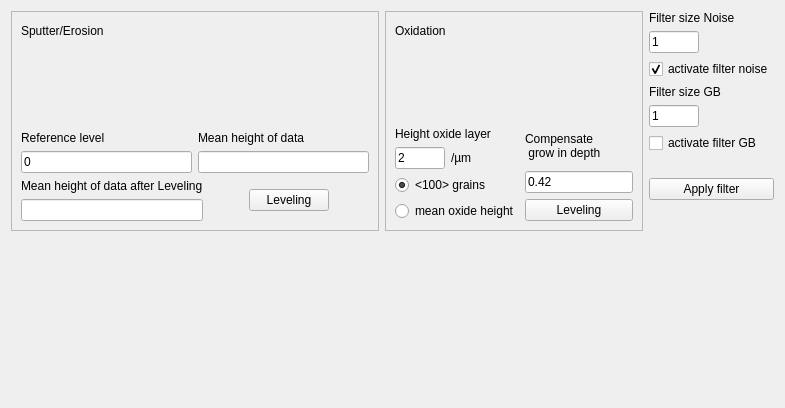
          <widget class="QWidget" name="tab_6">
           <attribute name="title">
            <string>Leveling/Filter</string>
           </attribute>
           <layout class="QVBoxLayout" name="verticalLayout_49">
            <item>
             <layout class="QHBoxLayout" name="horizontalLayout_50">
              <item>
               <layout class="QVBoxLayout" name="verticalLayout_46">
                <item>
                 <widget class="QFrame" name="frame_4">
                  <property name="minimumSize">
                   <size>
                    <width>0</width>
                    <height>220</height>
                   </size>
                  </property>
                  <property name="maximumSize">
                   <size>
                    <width>16777215</width>
                    <height>220</height>
                   </size>
                  </property>
                  <property name="styleSheet">
                   <string notr="true"/>
                  </property>
                  <property name="frameShape">
                   <enum>QFrame::StyledPanel</enum>
                  </property>
                  <property name="frameShadow">
                   <enum>QFrame::Raised</enum>
                  </property>
                  <layout class="QVBoxLayout" name="verticalLayout_19">
                   <item>
                    <layout class="QHBoxLayout" name="horizontalLayout_34">
                     <item>
                      <widget class="QLabel" name="label_39">
                       <property name="text">
                        <string>Sputter/Erosion</string>
                       </property>
                      </widget>
                     </item>
                     <item>
                      <spacer name="horizontalSpacer_18">
                       <property name="orientation">
                        <enum>Qt::Horizontal</enum>
                       </property>
                       <property name="sizeHint" stdset="0">
                        <size>
                         <width>40</width>
                         <height>20</height>
                        </size>
                       </property>
                      </spacer>
                     </item>
                    </layout>
                   </item>
                   <item>
                    <spacer name="verticalSpacer_5">
                     <property name="orientation">
                      <enum>Qt::Vertical</enum>
                     </property>
                     <property name="sizeHint" stdset="0">
                      <size>
                       <width>20</width>
                       <height>40</height>
                      </size>
                     </property>
                    </spacer>
                   </item>
                   <item>
                    <layout class="QVBoxLayout" name="verticalLayout_18">
                     <item>
                      <layout class="QHBoxLayout" name="horizontalLayout_35">
                       <item>
                        <layout class="QVBoxLayout" name="verticalLayout_17">
                         <item>
                          <widget class="QLabel" name="label_29">
                           <property name="text">
                            <string>Reference level</string>
                           </property>
                          </widget>
                         </item>
                         <item>
                          <widget class="QLineEdit" name="evaluateRefereceLevelLineEdit">
                           <property name="text">
                            <string>0</string>
                           </property>
                          </widget>
                         </item>
                        </layout>
                       </item>
                       <item>
                        <layout class="QVBoxLayout" name="verticalLayout_16">
                         <item>
                          <widget class="QLabel" name="label_30">
                           <property name="text">
                            <string>Mean height of data</string>
                           </property>
                          </widget>
                         </item>
                         <item>
                          <widget class="QLineEdit" name="evaluateMeanEroisionlineEdit">
                           <property name="acceptDrops">
                            <bool>true</bool>
                           </property>
                           <property name="readOnly">
                            <bool>true</bool>
                           </property>
                          </widget>
                         </item>
                        </layout>
                       </item>
                      </layout>
                     </item>
                     <item>
                      <layout class="QHBoxLayout" name="horizontalLayout_29">
                       <item>
                        <layout class="QVBoxLayout" name="verticalLayout_65">
                         <item>
                          <widget class="QLabel" name="label_89">
                           <property name="text">
                            <string>Mean height of data after Leveling</string>
                           </property>
                          </widget>
                         </item>
                         <item>
                          <widget class="QLineEdit" name="lineEditAfterLeveling">
                           <property name="readOnly">
                            <bool>true</bool>
                           </property>
                          </widget>
                         </item>
                        </layout>
                       </item>
                       <item>
                        <layout class="QHBoxLayout" name="horizontalLayout_96">
                         <property name="spacing">
                          <number>5</number>
                         </property>
                         <property name="sizeConstraint">
                          <enum>QLayout::SetDefaultConstraint</enum>
                         </property>
                         <property name="leftMargin">
                          <number>0</number>
                         </property>
                         <property name="topMargin">
                          <number>0</number>
                         </property>
                         <property name="rightMargin">
                          <number>0</number>
                         </property>
                         <property name="bottomMargin">
                          <number>0</number>
                         </property>
                         <item>
                          <spacer name="horizontalSpacer_19">
                           <property name="orientation">
                            <enum>Qt::Horizontal</enum>
                           </property>
                           <property name="sizeHint" stdset="0">
                            <size>
                             <width>40</width>
                             <height>20</height>
                            </size>
                           </property>
                          </spacer>
                         </item>
                         <item>
                          <widget class="QPushButton" name="evaluateLevelDataButton">
                           <property name="text">
                            <string>Leveling</string>
                           </property>
                          </widget>
                         </item>
                         <item>
                          <spacer name="horizontalSpacer_20">
                           <property name="orientation">
                            <enum>Qt::Horizontal</enum>
                           </property>
                           <property name="sizeHint" stdset="0">
                            <size>
                             <width>40</width>
                             <height>20</height>
                            </size>
                           </property>
                          </spacer>
                         </item>
                        </layout>
                       </item>
                      </layout>
                     </item>
                    </layout>
                   </item>
                  </layout>
                 </widget>
                </item>
                <item>
                 <spacer name="verticalSpacer_2">
                  <property name="orientation">
                   <enum>Qt::Vertical</enum>
                  </property>
                  <property name="sizeHint" stdset="0">
                   <size>
                    <width>20</width>
                    <height>40</height>
                   </size>
                  </property>
                 </spacer>
                </item>
               </layout>
              </item>
              <item>
               <layout class="QVBoxLayout" name="verticalLayout_48">
                <item>
                 <widget class="QFrame" name="frame_17">
                  <property name="minimumSize">
                   <size>
                    <width>0</width>
                    <height>220</height>
                   </size>
                  </property>
                  <property name="maximumSize">
                   <size>
                    <width>16777215</width>
                    <height>220</height>
                   </size>
                  </property>
                  <property name="frameShape">
                   <enum>QFrame::StyledPanel</enum>
                  </property>
                  <property name="frameShadow">
                   <enum>QFrame::Raised</enum>
                  </property>
                  <layout class="QVBoxLayout" name="verticalLayout_44">
                   <item>
                    <layout class="QHBoxLayout" name="horizontalLayout_47">
                     <item>
                      <widget class="QLabel" name="label_58">
                       <property name="text">
                        <string>Oxidation</string>
                       </property>
                      </widget>
                     </item>
                     <item>
                      <spacer name="horizontalSpacer_56">
                       <property name="orientation">
                        <enum>Qt::Horizontal</enum>
                       </property>
                       <property name="sizeHint" stdset="0">
                        <size>
                         <width>40</width>
                         <height>20</height>
                        </size>
                       </property>
                      </spacer>
                     </item>
                    </layout>
                   </item>
                   <item>
                    <spacer name="verticalSpacer_12">
                     <property name="orientation">
                      <enum>Qt::Vertical</enum>
                     </property>
                     <property name="sizeHint" stdset="0">
                      <size>
                       <width>20</width>
                       <height>17</height>
                      </size>
                     </property>
                    </spacer>
                   </item>
                   <item>
                    <layout class="QHBoxLayout" name="horizontalLayout_36">
                     <item>
                      <layout class="QVBoxLayout" name="verticalLayout_43">
                       <item>
                        <widget class="QLabel" name="label_59">
                         <property name="text">
                          <string>Height oxide layer</string>
                         </property>
                        </widget>
                       </item>
                       <item>
                        <layout class="QHBoxLayout" name="horizontalLayout_28">
                         <item>
                          <widget class="QLineEdit" name="evaluateOxideHeightLineEdit">
                           <property name="maximumSize">
                            <size>
                             <width>50</width>
                             <height>16777215</height>
                            </size>
                           </property>
                           <property name="text">
                            <string>2</string>
                           </property>
                          </widget>
                         </item>
                         <item>
                          <widget class="QLabel" name="label_60">
                           <property name="maximumSize">
                            <size>
                             <width>50</width>
                             <height>16777215</height>
                            </size>
                           </property>
                           <property name="text">
                            <string>/µm</string>
                           </property>
                          </widget>
                         </item>
                         <item>
                          <spacer name="horizontalSpacer_55">
                           <property name="orientation">
                            <enum>Qt::Horizontal</enum>
                           </property>
                           <property name="sizeHint" stdset="0">
                            <size>
                             <width>40</width>
                             <height>20</height>
                            </size>
                           </property>
                          </spacer>
                         </item>
                        </layout>
                       </item>
                       <item>
                        <widget class="QRadioButton" name="evaluate100OxideHeightRadioButton">
                         <property name="text">
                          <string>&lt;100&gt; grains</string>
                         </property>
                         <property name="checked">
                          <bool>true</bool>
                         </property>
                        </widget>
                       </item>
                       <item>
                        <widget class="QRadioButton" name="evaluateMeanOxideHeightRadioButton">
                         <property name="text">
                          <string>mean oxide height</string>
                         </property>
                        </widget>
                       </item>
                      </layout>
                     </item>
                     <item>
                      <layout class="QVBoxLayout" name="verticalLayout_41">
                       <item>
                        <widget class="QLabel" name="label_61">
                         <property name="text">
                          <string>Compensate 
 grow in depth</string>
                         </property>
                        </widget>
                       </item>
                       <item>
                        <widget class="QLineEdit" name="evaluateDepthGrowlineEdit">
                         <property name="text">
                          <string>0.42</string>
                         </property>
                        </widget>
                       </item>
                       <item>
                        <widget class="QPushButton" name="evaluateLevelingPushButton">
                         <property name="text">
                          <string>Leveling</string>
                         </property>
                        </widget>
                       </item>
                      </layout>
                     </item>
                    </layout>
                   </item>
                  </layout>
                 </widget>
                </item>
                <item>
                 <spacer name="verticalSpacer_4">
                  <property name="orientation">
                   <enum>Qt::Vertical</enum>
                  </property>
                  <property name="sizeHint" stdset="0">
                   <size>
                    <width>20</width>
                    <height>40</height>
                   </size>
                  </property>
                 </spacer>
                </item>
               </layout>
              </item>
              <item>
               <layout class="QVBoxLayout" name="verticalLayout_21">
                <item>
                 <layout class="QVBoxLayout" name="verticalLayout_14">
                  <item>
                   <widget class="QLabel" name="label_31">
                    <property name="text">
                     <string>Filter size Noise</string>
                    </property>
                   </widget>
                  </item>
                  <item>
                   <widget class="QLineEdit" name="evaluateNoiseFilterSize">
                    <property name="maximumSize">
                     <size>
                      <width>50</width>
                      <height>16777215</height>
                     </size>
                    </property>
                    <property name="text">
                     <string>1</string>
                    </property>
                   </widget>
                  </item>
                  <item>
                   <widget class="QCheckBox" name="evaluateNoiseFilterCheckBox">
                    <property name="text">
                     <string>activate filter noise</string>
                    </property>
                    <property name="checked">
                     <bool>true</bool>
                    </property>
                   </widget>
                  </item>
                 </layout>
                </item>
                <item>
                 <layout class="QVBoxLayout" name="verticalLayout_15">
                  <item>
                   <widget class="QLabel" name="label_32">
                    <property name="text">
                     <string>Filter size GB</string>
                    </property>
                   </widget>
                  </item>
                  <item>
                   <widget class="QLineEdit" name="evaluateGBfilterSize">
                    <property name="maximumSize">
                     <size>
                      <width>50</width>
                      <height>16777215</height>
                     </size>
                    </property>
                    <property name="text">
                     <string>1</string>
                    </property>
                   </widget>
                  </item>
                  <item>
                   <widget class="QCheckBox" name="evaluateGBfilterCheckBox">
                    <property name="text">
                     <string>activate filter GB</string>
                    </property>
                   </widget>
                  </item>
                 </layout>
                </item>
                <item>
                 <layout class="QVBoxLayout" name="verticalLayout_20">
                  <item>
                   <spacer name="verticalSpacer_6">
                    <property name="orientation">
                     <enum>Qt::Vertical</enum>
                    </property>
                    <property name="sizeType">
                     <enum>QSizePolicy::Fixed</enum>
                    </property>
                    <property name="sizeHint" stdset="0">
                     <size>
                      <width>20</width>
                      <height>19</height>
                     </size>
                    </property>
                   </spacer>
                  </item>
                  <item>
                   <widget class="QPushButton" name="evaluateApplyFilterButton">
                    <property name="text">
                     <string>Apply filter</string>
                    </property>
                   </widget>
                  </item>
                  <item>
                   <spacer name="verticalSpacer_7">
                    <property name="orientation">
                     <enum>Qt::Vertical</enum>
                    </property>
                    <property name="sizeHint" stdset="0">
                     <size>
                      <width>20</width>
                      <height>28</height>
                     </size>
                    </property>
                   </spacer>
                  </item>
                 </layout>
                </item>
               </layout>
              </item>
             </layout>
            </item>
            <item>
             <layout class="QHBoxLayout" name="horizontalLayout_68"/>
            </item>
            <item>
             <spacer name="verticalSpacer_13">
              <property name="orientation">
               <enum>Qt::Vertical</enum>
              </property>
              <property name="sizeHint" stdset="0">
               <size>
                <width>20</width>
                <height>126</height>
               </size>
              </property>
             </spacer>
            </item>
           </layout>
          </widget>
